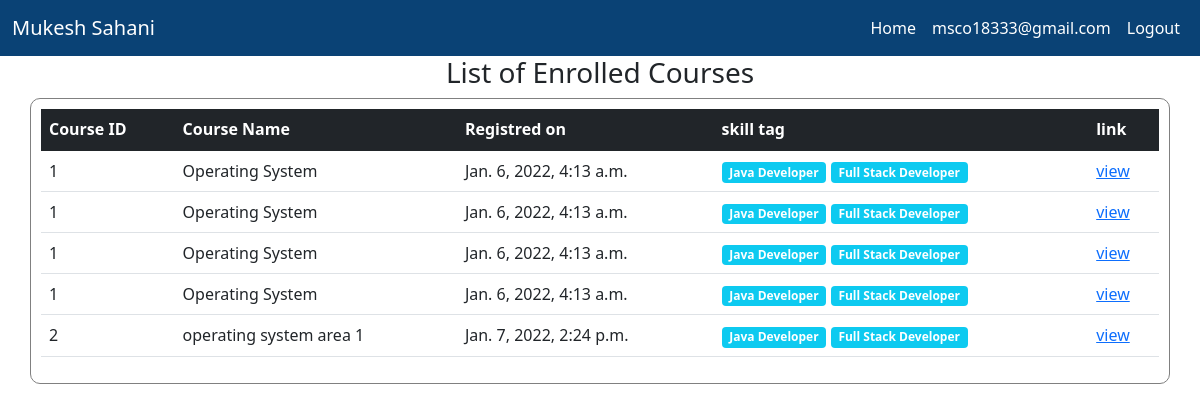
The page /enrollcourselist/ (signed in) on the database as committed earlier.
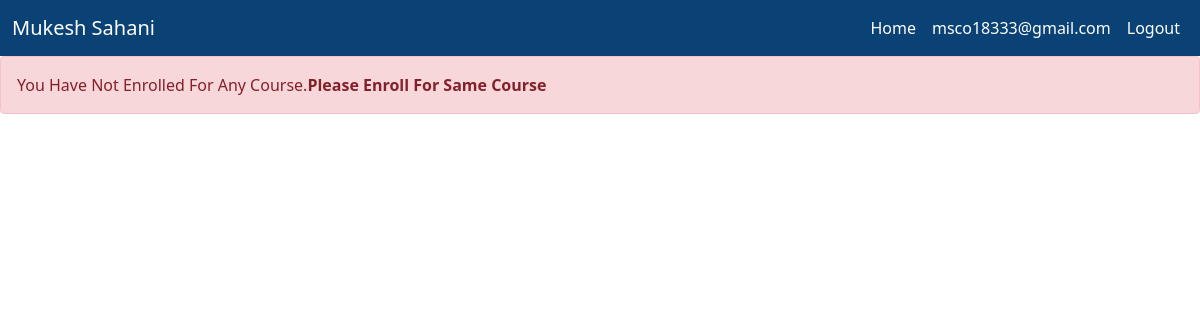
The same page on the database as committed later.
### course_system/models.py (models this page shows, shortened)
class CourseData(models.Model):
    course_id = models.AutoField(primary_key=True)
    course_name = models.CharField(max_length=255, blank=True)
    course_json_file = models.FileField(upload_to='documents/')
    uploaded_at = models.DateTimeField(auto_now_add=True)
    def __str__(self):
        return self.course_name

class DomainData(models.Model):
    domain_name = models.CharField(max_length=100)

### student_panel/views.py (the view)
# urls.py: path('enrollcourselist/', views.get_enrolled_course_list, name="EnrollList"),
@login_required
def get_enrolled_course_list(request):
    context = {}
    context['NO_ENROLL'] = False
    list_of_courses = [data.course_id for data in CourseEnroll.objects.filter(student_id = request.user)]
    list_course_tag = [CourseTagList(course_data = course,tag_list=get_tag_course(course)) for course in list_of_courses]
    print(list_of_courses)
    if list_of_courses == []:
        context['NO_ENROLL'] = True
    context['course_list'] = list_of_courses
    context['list_course_tag'] = list_course_tag
    for course in context['course_list']:
        print(course.course_name)
    return render(request, 'student_panel/student_course_enroll.html', context)

### course_system/core.py (called while the page is built)
def find_text(input_text : str, target_str_list : list) -> bool:
    for target_str in target_str_list:
        if input_text.lower().find(target_str.lower()) != -1:
            return True
    return False

def get_tag_course(course_object : CourseData) -> list:
    tag_course_list = []
    skill_list = [ skill.domain_name for skill in DomainData.objects.all() ]
    for skill in skill_list:
        skill_word_data_object = SkillHotWords.objects.filter(skill_name = skill)
        skill_list_hot_words = [sk.hot_word for sk in skill_word_data_object]
        if skill_list_hot_words != []:
            print(skill_list_hot_words)
            skill_map_object = CourseSkillMap(course_json_extractor=CourseJSONdataExtractor(course_json_object=get_json_object_course(course_object)), skill_hot_work_list=skill_list_hot_words)
            if skill_map_object.is_required():
                tag_course_list.append(skill)
    print("-----------")
    print(tag_course_list)
    print("-----------")
    return tag_course_list

    def get_subject_name(self) -> str:
        return self.__subject_name

    def get_course_application(self) -> list:
        return self.__course_application

### student_panel/templates/student_panel/student_course_enroll.html (shortened to what this page needs)
{% extends 'student_panel_basic.html' %}
{% load static %}
{% block body %}
    {% if NO_ENROLL %}
        <div class="alert alert-danger text-capitalize">
            You have not Enrolled for Any Course.<b>Please Enroll for same course</b>
        </div>
    {% else %}
    <div class="container">
        <center>
            <p class="h3">
                List of Enrolled Courses
            </p>
        </center>
    </div>
    <div class="container" style="border: 1px solid gray;border-radius: 10px;padding:10px">
        <table class="table" >
            <thead class="table-dark">
                <th scope="col">
                    Course ID
                </th>
                <th scope="col">
                    Course Name
                </th>
                <th scope="col">
                    Registred on
                </th>
                <th scope="col">
                    skill tag
                </th>
                <th scope="col">
                    link
                </th>
            </thead>
            <tbody>
                {% for course_tag in list_course_tag %}
                    <tr>
                        <td>
                            {{ course_tag.course.course_id }}
                        </td>
                        <td>
                            {{ course_tag.course.course_name }}
                        </td>
                        <td>
                            {{ course_tag.course.uploaded_at }}
                        </td>
                        <td>
                            {% for tag in course_tag.tag_list %}
                            <span class="badge bg-info"> {{ tag }} </span>
                            {% endfor %}
                        </td>
                        <td>
                            <a href="/course/courseview/{{ course_tag.course.course_id }}">view</a>
                        </td>
                    </tr>
                {% endfor %}
            </tbody>
        </table>
    </div>
    {% endif %}
{% endblock %}

Rows that differ between the two databases and show on the page:
removed CourseData: course.course_id "1" "1" "1" "1", course.course_name "Operating System" "Operating System" "Operating System" "Operating System", course.uploaded_at "Jan. 6, 2022, 4:13 a.m." "Jan. 6, 2022, 4:13 a.m." "Jan. 6, 2022, 4:13 a.m." "Jan. 6, 2022, 4:13 a.m."
no longer on this page (row unchanged): DomainData: tag_list "Java Developer" "Java Developer" "Java Developer" "Java Developer" "Java Developer"
no longer on this page (row unchanged): DomainData: tag_list "Full Stack Developer" "Full Stack Developer" "Full Stack Developer" "Full Stack Developer" "Full Stack Developer"
removed CourseData: course.course_id "2", course.course_name "operating system area 1", course.uploaded_at "Jan. 7, 2022, 2:24 p.m."
Other text that changed with them:
text no longer shown: "List of Enrolled Courses Course ID Course Name Registred on skill tag link"
text now shown: "You Have Not Enrolled For Any Course. Please Enroll For Same Course"
list line gone: "view"
